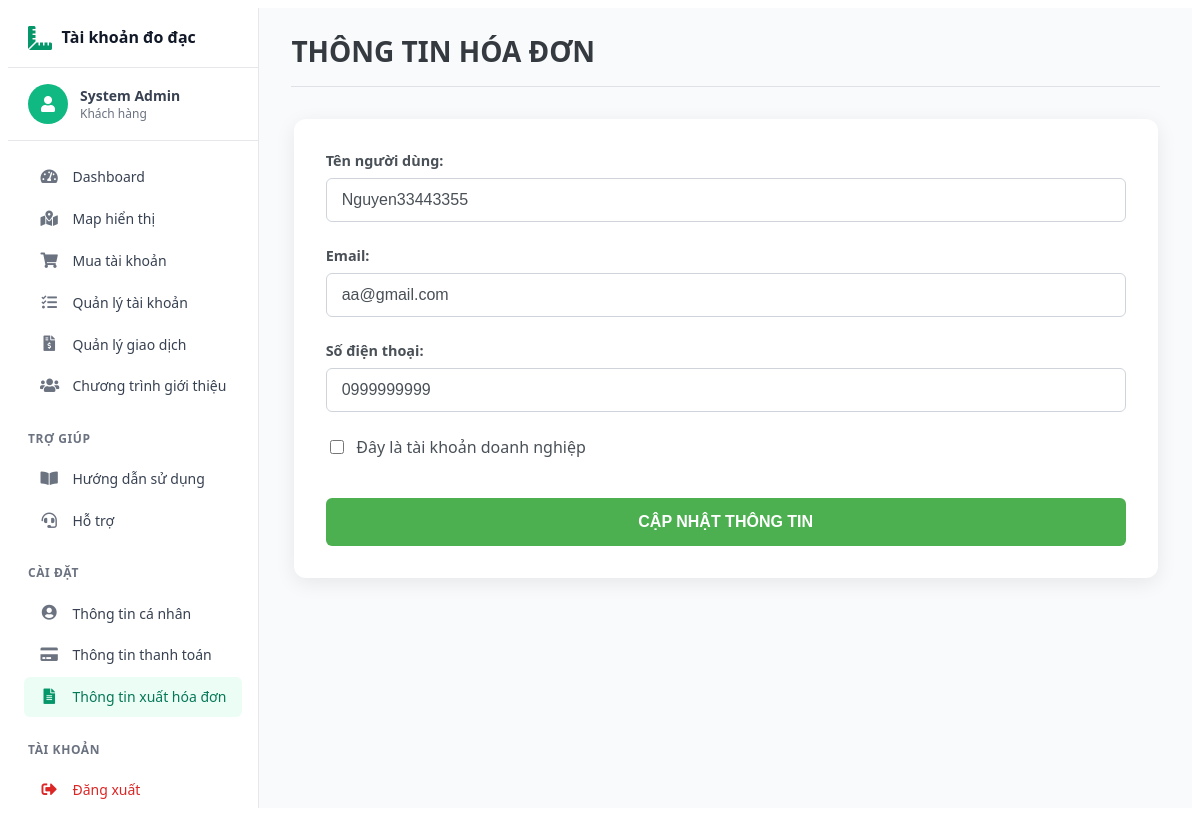
/public/pages/setting/invoice.php (signed in), run on the app's committed database.
### tables this page shows
CREATE TABLE `user` (
  `id` int NOT NULL,
  `username` varchar(100) DEFAULT NULL,
  `email` varchar(100) DEFAULT NULL,
  `password` varchar(255) DEFAULT NULL,
  `phone` varchar(20) DEFAULT NULL,
  `is_collaborator` tinyint(1) NOT NULL DEFAULT '0',
  `is_company` tinyint(1) DEFAULT NULL,
  `company_name` varchar(255) DEFAULT NULL,
  `tax_code` varchar(100) DEFAULT NULL,
  `tax_registered` tinyint(1) DEFAULT NULL,
  `created_at` datetime DEFAULT CURRENT_TIMESTAMP,
  `updated_at` datetime DEFAULT NULL ON UPDATE CURRENT_TIMESTAMP,
  `deleted_at` datetime DEFAULT NULL,
  `status` tinyint(1) NOT NULL DEFAULT '1' COMMENT 'Trạng thái người dùng (1: active, 0: inactive)',
  `email_verified` tinyint(1) NOT NULL DEFAULT '0',
  `email_verify_token` varchar(255) DEFAULT NULL
);

### public/pages/setting/invoice.php (the view, shortened to what this page needs)
<?php
include '../../../private/config/database.php';
include '../../../private/includes/header.php';
$user_id = $_SESSION['user_id'];
$sql = "SELECT * FROM user WHERE id = ?";
$stmt = $conn->prepare($sql);
$stmt->bind_param("i", $user_id);
$stmt->execute();
$result = $stmt->get_result();
$user = $result->fetch_assoc();
?>
<!DOCTYPE html>
<html lang="vi">
<head>
</head>
<body>
<div class="main-container">
    <?php include '../../../private/includes/sidebar.php'; ?>
    <div class="content-wrapper">
        <div class="content-header">
            <h1>THÔNG TIN HÓA ĐƠN</h1>
        </div>
        <div class="invoice-form">
            <form action="../../../private/action/setting/update_invoice.php" method="POST">
                <div class="form-group">
                    <label for="username">Tên người dùng:</label>
                    <input type="text" id="username" name="username" value="<?php echo htmlspecialchars($user['username'] ?? ''); ?>" required>
                </div>
                <div class="form-group">
                    <label for="email">Email:</label>
                    <input type="email" id="email" name="email" value="<?php echo htmlspecialchars($user['email'] ?? ''); ?>" required>
                </div>
                <div class="form-group">
                    <label for="phone">Số điện thoại:</label>
                    <input type="tel" id="phone" name="phone" value="<?php echo htmlspecialchars($user['phone'] ?? ''); ?>">
                </div>
                <div class="checkbox-container">
                    <label>
                        <input type="checkbox" id="is_company" name="is_company" value="1" <?php echo ($user['is_company'] ?? 0) ? 'checked' : ''; ?>>
                        Đây là tài khoản doanh nghiệp
                    </label>
                </div>
                <button type="submit" class="btn">CẬP NHẬT THÔNG TIN</button>
            </form>
        </div>
    </div>
</div>

### public/assets/css/layouts/sidebar.css (style rules this page uses)
:root { --sidebar-width-min: 220px; --sidebar-width-max: 300px; --sidebar-bg: white; --sidebar-border-color: var(--gray-200, #e5e7eb); --sidebar-text-color: var(--gray-700, #374151); --sidebar-text-secondary-color: var(--gray-500, #6b7280); --sidebar-icon-size: 1.1em; --sidebar-font-base: var(--font-size-sm, 0.875rem); --sidebar-font-logo: var(--font-size-base, 1rem); --sidebar-font-user-name: var(--font-size-sm, 0.875rem); --sidebar-font-user-role: var(--font-size-xs, 0.75rem); --sidebar-font-nav-title: var(--font-size-xs, 0.75rem); --sidebar-nav-item-padding-x: 1rem; --sidebar-nav-item-padding-y: 0.65rem; --primary-50: #ecfdf5; --primary-500: #10b981; --primary-600: #059669; --primary-700: #047857; --gray-50: #f9fafb; --gray-100: #f3f4f6; --gray-200: #e5e7eb; --gray-300: #d1d5db; --gray-400: #9ca3af; --gray-500: #6b7280; --gray-700: #374151; --gray-900: #111827; --badge-red-text: #dc2626; --badge-red-bg: #fee2e2; --badge-red-darker: #b91c1c; --font-normal: 400; --font-medium: 500; --font-semibold: 600; --font-bold: 700; --rounded-md: 0.375rem; --rounded-lg: 0.5rem; --rounded-full: 9999px; --font-size-xs: 0.75rem; --font-size-sm: 0.875rem; --font-size-base: 1rem; --font-size-lg: 1.125rem; --font-size-xl: 1.25rem; }
.content-wrapper { min-height: 100vh; padding: 1.5rem 2rem; background-color: var(--gray-50); box-sizing: border-box; }

### private/includes/header.php (style rules this page uses)
body { font-family: 'Segoe UI', Tahoma, Geneva, Verdana, sans-serif; }

### public/pages/setting/invoice.php (style rules this page uses)
.main-container { display: flex; min-height: 100vh; }
.content-wrapper { flex: 1; padding: 2rem; background-color: #f8f9fa; overflow-y: auto; }
.content-header { margin-bottom: 2rem; padding-bottom: 1rem; border-bottom: 1px solid #dee2e6; }
.content-header h1 { color: #343a40; font-size: 1.75rem; font-weight: 600; margin: 0; }
.invoice-form { background: #ffffff; padding: 2rem; border-radius: 12px; box-shadow: 0 5px 20px rgba(0, 0, 0, 0.08); max-width: 800px; margin: 0 auto; }
.form-group { margin-bottom: 1.5rem; }
.form-group label { display: block; margin-bottom: 0.5rem; font-weight: 600; color: #495057; font-size: 0.9rem; }
.form-group input[type="text"], .form-group input[type="email"], .form-group input[type="tel"] { width: 100%; padding: 12px 15px; border: 1px solid #ced4da; border-radius: 6px; font-size: 1rem; color: #495057; background-color: #fff; background-clip: padding-box; transition: border-color 0.15s ease-in-out, box-shadow 0.15s ease-in-out; box-sizing: border-box; }
.checkbox-container { margin: 1.5rem 0; display: flex; align-items: center; }
.checkbox-container label { display: inline-flex; align-items: center; cursor: pointer; color: #495057; margin-bottom: 0; font-weight: normal; font-size: 1rem; }
.checkbox-container input[type="checkbox"] { margin-right: 0.75rem; width: 1.1em; height: 1.1em; cursor: pointer; vertical-align: middle; accent-color: #4caf50; }
.btn { background-color: #4caf50; color: white; border: none; padding: 12px 20px; border-radius: 6px; cursor: pointer; font-size: 1rem; font-weight: 600; text-align: center; transition: background-color 0.2s ease-in-out, box-shadow 0.2s ease-in-out; width: 100%; margin-top: 1rem; display: inline-block; line-height: 1.5; }

### data on the page
user: username "Nguyen33443355", email "aa@gmail.com", phone "0999999999"

### other printed values
$user_username "System Admin"
$item['label'] "Dashboard"
$item['label'] "Map hiển thị"
$item['label'] "Mua tài khoản"
$item['label'] "Quản lý tài khoản"
$item['label'] "Quản lý giao dịch"
$item['label'] "Chương trình giới thiệu"
$item['label'] "TRỢ GIÚP"
$item['label'] "Hướng dẫn sử dụng"
$item['label'] "Hỗ trợ"
$item['label'] "CÀI ĐẶT"
$item['label'] "Thông tin cá nhân"
$item['label'] "Thông tin thanh toán"
$item['label'] "Thông tin xuất hóa đơn"
$item['label'] "TÀI KHOẢN"
